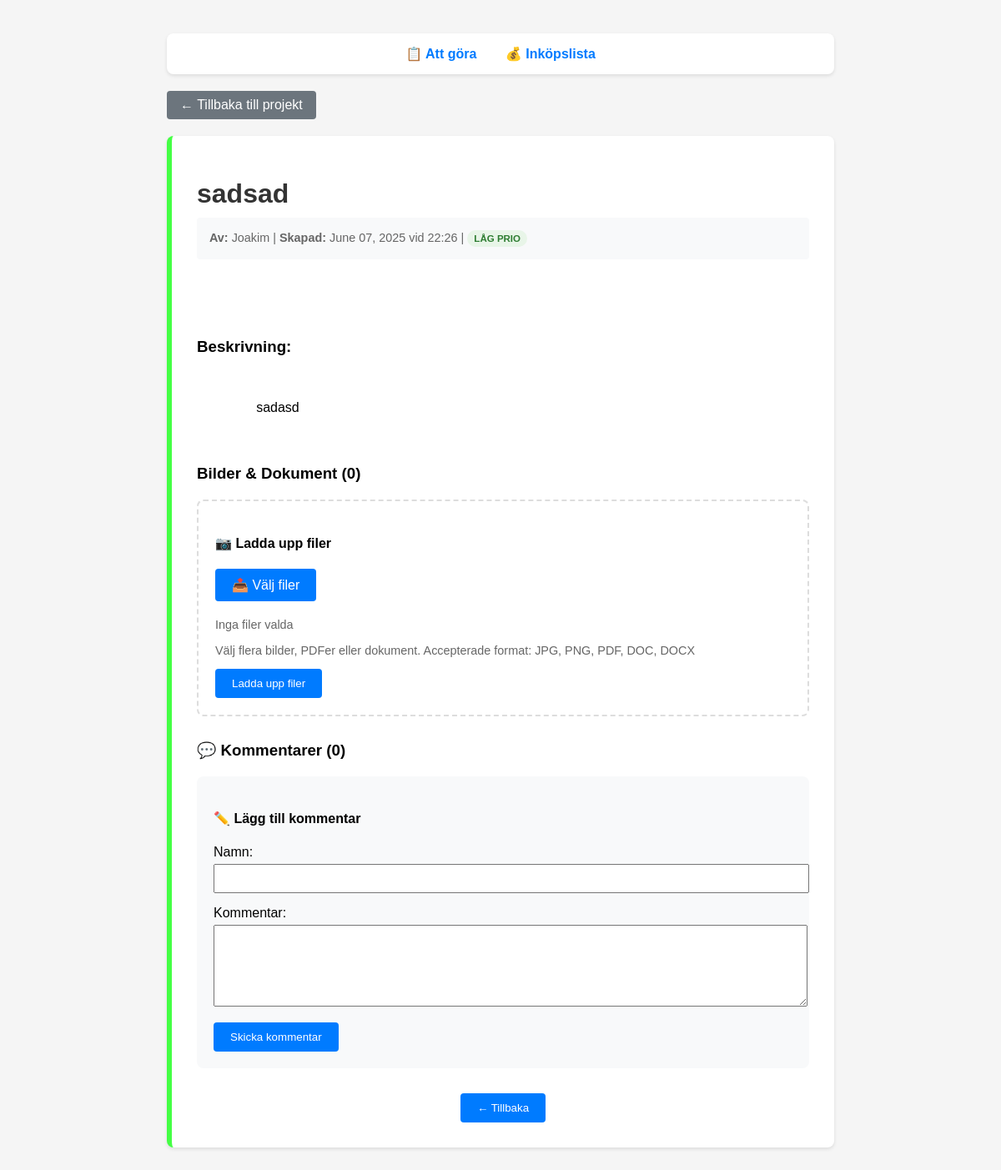
Screenshot of /todo/2 with the database file from the repository.
### app/models.py (models this page shows)
class Todo(Base):
    __tablename__ = "todos"
    id = Column(Integer, primary_key=True, index=True)
    title = Column(String, index=True)
    description = Column(Text)
    author = Column(String)
    priority = Column(String, default="medium")
    created_at = Column(DateTime, default=swedish_now)
    images = relationship("TodoImage", back_populates="todo", cascade="all, delete-orphan")
    comments = relationship("Comment", back_populates="todo", cascade="all, delete-orphan")

### app/routers/todos.py (the view)
@router.get("/todo/{todo_id}")
async def get_todo_detail(todo_id: int, request: Request, db: Session = Depends(get_db)):
    todo = db.query(Todo).filter(Todo.id == todo_id).first()
    if not todo:
        raise HTTPException(status_code=404, detail="Todo not found")
    return templates.TemplateResponse("todo_detail.html", {
        "request": request,
        "todo": todo
    })

### templates/todo_detail.html (shortened to what this page needs)
<!DOCTYPE html>
<html>
<head>
</head>
<body>
    <div class="container">
        <div class="nav">
            <a href="/">📋 Att göra</a>
            <a href="/shopping">💰 Inköpslista</a>
        </div>
        <a href="/" class="back-btn">← Tillbaka till projekt</a>
        <div class="detail-card priority-{{ todo.priority }}">
            <h1>{{ todo.title }}</h1>
            <div class="meta">
                <strong>Av:</strong> {{ todo.author }} |
                <strong>Skapad:</strong> {{ todo.created_at.strftime('%B %d, %Y vid %H:%M') }} |
                <span class="priority-badge priority-{{ todo.priority }}-badge">
                    {% set priority_translations = {'high': 'hög', 'medium': 'medel', 'low': 'låg'} %}
                    {{ priority_translations[todo.priority] }} prio
                </span>
            </div>
            <div class="description">
                <h3>Beskrivning:</h3>
                {{ todo.description }}
            </div>
            <div class="images-section">
                <h3>Bilder & Dokument ({{ todo.images|length }})</h3>
                <div class="image-upload">
                    <h4>📷 Ladda upp filer</h4>
                    <form action="/api/todos/{{ todo.id }}/images" method="post" enctype="multipart/form-data">
                        <div class="file-input">
                            <label for="file-input" class="btn" style="display: inline-block; cursor: pointer; margin-bottom: 10px;">
                                📤 Välj filer
                            </label>
                            <div id="file-info" style="font-size: 0.9em; color: #666; margin: 10px 0;">
                                Inga filer valda
                            </div>
                        </div>
                        <p style="font-size: 0.9em; color: #666;">
                            Välj flera bilder, PDFer eller dokument. Accepterade format: JPG, PNG, PDF, DOC, DOCX
                        </p>
                        <button type="submit" class="btn">Ladda upp filer</button>
                    </form>
                </div>
            </div>
            <div class="comments-section">
                <h3>💬 Kommentarer ({{ todo.comments|length }})</h3>
                <div class="add-comment">
                    <h4>✏️ Lägg till kommentar</h4>
                    <form action="/api/todos/{{ todo.id }}/comments" method="post">
                        <div style="margin-bottom: 15px;">
                            <label for="author">Namn:</label>
                            <input type="text" name="author" required style="width: 100%; padding: 8px; margin-top: 5px;">
                        </div>
                        <div style="margin-bottom: 15px;">
                            <label for="content">Kommentar:</label>
                            <textarea name="content" required style="width: 100%; height: 80px; padding: 8px; margin-top: 5px;"></textarea>
                        </div>
                        <button type="submit" class="btn">Skicka kommentar</button>
                    </form>
                </div>
            </div>
            <div style="margin-top: 30px; text-align: center;">
                <button class="btn" onclick="window.history.back()">← Tillbaka</button>
            </div>
        </div>
    </div>
</body>
</html>

### templates/todo_detail.html (style rules this page uses)
body { font-family: Arial, sans-serif; margin: 40px; background: #f5f5f5; }
.container { max-width: 800px; margin: 0 auto; }
.nav { background: white; padding: 15px; border-radius: 8px; margin-bottom: 20px; box-shadow: 0 2px 4px rgba(0,0,0,0.1); text-align: center; }
.nav a { margin: 0 15px; text-decoration: none; color: #007bff; font-weight: bold; }
.detail-card { background: white; padding: 30px; border-radius: 8px; box-shadow: 0 2px 4px rgba(0,0,0,0.1); }
.priority-low { border-left: 6px solid #44ff44; }
.meta { color: #666; font-size: 0.9em; margin-bottom: 20px; padding: 15px; background: #f8f9fa; border-radius: 4px; }
.description { line-height: 1.6; margin: 20px 0; white-space: pre-wrap; }
.back-btn { display: inline-block; margin-bottom: 20px; padding: 8px 16px; background: #6c757d; color: white; text-decoration: none; border-radius: 4px; }
.priority-badge { display: inline-block; padding: 4px 8px; border-radius: 12px; font-size: 0.8em; font-weight: bold; text-transform: uppercase; }
.priority-low-badge { background: #e8f5e8; color: #2e7d32; }
.images-section { margin-top: 30px; }
.image-upload { margin: 20px 0; padding: 20px; border: 2px dashed #ddd; border-radius: 8px; }
.btn { background: #007bff; color: white; padding: 10px 20px; border: none; border-radius: 4px; cursor: pointer; }
.file-input { margin: 10px 0; }
.comments-section { margin-top: 30px; }
.add-comment { background: #f8f9fa; padding: 20px; border-radius: 8px; margin-top: 20px; }
h1 { color: #333; margin-bottom: 10px; }

### rows the page displays
Todo: title "sadsad", author "Joakim", created_at "June 07, 2025 vid 22:26", priority "LÅG", description "sadasd"

### other values shown
{{ todo.images|length }} "0"
{{ todo.comments|length }} "0"
